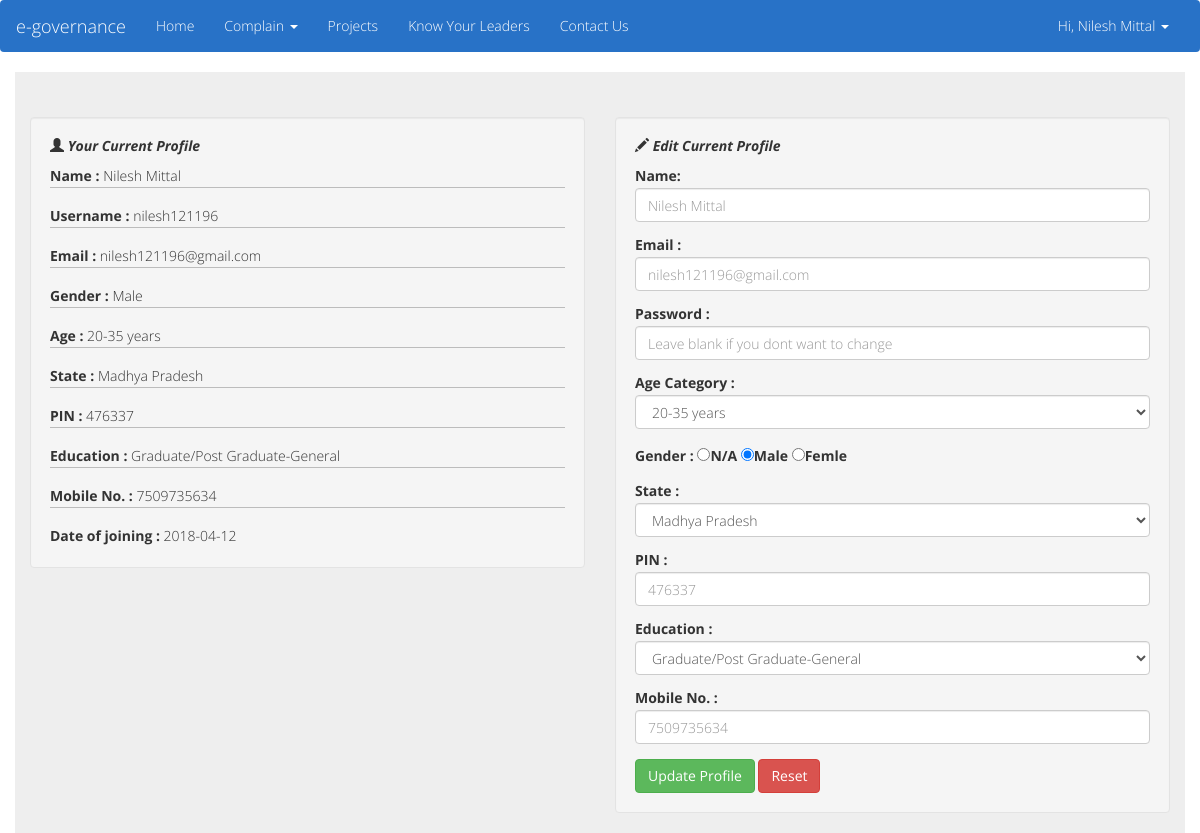
The app's page /profile.php (signed in) with its own data.
### tables this page shows
CREATE TABLE `users` (
  `uid` int(11) NOT NULL,
  `username` varchar(40) NOT NULL,
  `email` varchar(40) NOT NULL,
  `password` varchar(40) NOT NULL,
  `name` varchar(40) NOT NULL,
  `state` varchar(40) NOT NULL,
  `pin` int(10) NOT NULL,
  `age` varchar(50) NOT NULL,
  `gender` varchar(10) NOT NULL,
  `education` varchar(50) NOT NULL,
  `mobile_no` bigint(10) NOT NULL,
  `date` date NOT NULL
);

### profile.php (the view, shortened to what this page needs)
<?php
if(!isset($_SESSION['useremail'])){
	echo "<div align='center' style='font-family : calibri; color:white; background:#D20D0D; padding:15px;'>Access Denied ! </div>";
	exit();
}else{
if(isset($_SESSION['useremail'])||isset($_COOKIE['egov'])){
$email = $_SESSION['useremail'];
include('includes/conn.php');
$query = "SELECT * FROM users WHERE email ='".$email."'";
$rec = mysqli_query($conn,$query);
while($row = mysqli_fetch_assoc($rec))
{
	$username = $row['username'];
	$email = $row['email'];
	$state = $row['state'];
	$pin = $row['pin'];
	$age= $row['age'];
	$sex = $row['gender'];
	$edu = $row['education'];
	$mobile= $row['mobile_no'];
	$date = $row['date'];
}
}
}
?>
<!DOCTYPE html>
<html>
<head>
	<link rel="stylesheet" href="https://maxcdn.bootstrapcdn.com/bootstrap/3.3.7/css/bootstrap.min.css">
	<link rel="stylesheet" href="https://cdnjs.cloudflare.com/ajax/libs/font-awesome/4.7.0/css/font-awesome.min.css">
	<link type="text/css" rel="stylesheet" href="css/mystyle.css" />
</head>
<body>
		<?php
		include('includes/conn.php');
		@$eml = $_SESSION['useremail'];
		$qry = "SELECT * FROM users where email = '$eml'";
		$h = mysqli_query($conn, $qry);
		while($row = mysqli_fetch_assoc($h))
		{
			$username = $row['username'];
			$email = $row['email'];
			$name=$row['name'];
			$state = $row['state'];
			$pin = $row['pin'];
			$age= $row['age'];
			$sex = $row['gender'];
			$edu = $row['education'];
			$mobile= $row['mobile_no'];
			$date = $row['date'];
		}
?>
<div class="navbar">
		<div class="container-fluid">
			<div class="navbar-header">
				<a href="#" class="navbar-brand">e-governance</a>
			</div>
			<div class="collapse navbar-collapse" id="myNavbar">
			<ul class="nav navbar-nav">
				<li><a href="index.php">Home</a></li>
				<li class="dropdown"><a href="#" class="dropdown-toggle" data-toggle="dropdown">Complain <span class="caret"></span></a>
				</li>
				<li><a href="projects.php">Projects</a></li>
				<li><a href="know_your_leaders.php">Know Your Leaders</a></li>
				<li><a href="contact_us.php">Contact Us</a></li>
			</ul>
			<ul class="nav navbar-nav navbar-right">
				<li class="dropdown"><a href="#" class="dropdown-toggle" data-toggle="dropdown">Hi, <?php echo $name; ?> <span class="caret"></span></a>
				</li>
			</ul>
		</div>
		</div>
	</div>
	<div class="container" style="background-color: #EEEEEE;">
		<br><br><br>
		<div class="row">
			<div class="col-md-6">
				<div class="well">
					<b><i><span class="glyphicon glyphicon-user"></span> Your Current Profile</i></b>
					<br /><br />
					<label>Name : </label> <?php echo $name;?><hr style="border-color:#BCBCBC; margin-top:-0.2%;">
					<label>Username : </label> <?php echo $username;?><hr style="border-color:#BCBCBC; margin-top:-0.2%;">
					<label>Email : </label> <?php echo $email;?><hr style="border-color:#BCBCBC; margin-top:-0.2%;">
					<label>Gender : </label> <?php echo $sex;?><hr style="border-color:#BCBCBC; margin-top:-0.2%;">
					<label>Age : </label> <?php echo $age;?><hr style="border-color:#BCBCBC; margin-top:-0.2%;">
					<label>State : </label> <?php echo $state;?><br><hr style="border-color:#BCBCBC; margin-top:-0.2%;">
					<label>PIN : </label> <?php echo $pin;?><hr style="border-color:#BCBCBC; margin-top:-0.2%;">
					<label>Education : </label> <?php echo $edu;?><hr style="border-color:#BCBCBC; margin-top:-0.2%;">
					<label>Mobile No. : </label> <?php echo $mobile;?><hr style="border-color:#BCBCBC; margin-top:-0.2%;">
					<label>Date of joining : </label> <?php echo $date;?>
				</div>
			</div>
			<div class="col-md-6" >
			<div class="well">
				<b><i><span class="glyphicon glyphicon-pencil"></span> Edit Current Profile</i></b>
			<br /><br />
				<form action="" method="POST">
					<label>Name: </label><input type="text" class="form-control" onkeyup="letters(this)" name="newname" placeholder="<?php echo $name;?>"/><br>
					<label>Email : </label><input type="text" class="form-control" name="newemail" placeholder="<?php echo $email;?>"/><br>
					<label>Password : </label><input type="password" class="form-control" name="newpass" placeholder="Leave blank if you dont want to change" /><br>
					<label>Age Category : </label><select name="newage" class="form-control">
						<option value="20-35 years"<?=$age == '20-35 years' ? ' selected="selected"' : '';?>>20-35 years</option>
					</select><br>
					<label>Gender : </label>
						<label><input type="radio" name="newgender" value="N/A" <?php echo ($sex=='N/A')?'checked':'' ?>>N/A</label>
						<label><input type="radio" name="newgender" value="Male" <?php echo ($sex=='Male')?'checked':'' ?>>Male</label>
						<label><input type="radio" name="newgender" value="Female" <?php echo ($sex=='Female')?'checked':'' ?>>Femle</label>
						<br><br>
					<label>State : </label>
					<select name="newstate" class="form-control">
						<option value="Madhya Pradesh" <?=$state == 'Madhya Pradesh' ? ' selected="selected"' : '';?>>Madhya Pradesh</option>
						</select><br>
						<label>PIN : </label><input type="text" class="form-control" name="newpin" placeholder="<?php echo $pin;?>"/><br>
						<label>Education : </label>
						<select name="neweducation" class="form-control">
						<option value="Graduate/Post Graduate-General" <?=$edu == 'Graduate/Post Graduate-General' ? ' selected="selected"' : '';?>>Graduate/Post Graduate-General</option>
					</select><br>
						<label>Mobile No. : </label><input type="text" class="form-control" name="newmob" placeholder="<?php echo $mobile;?>"/><br>
						<button type="submit" name="btn_edit" class="btn btn-success">Update Profile</button>
						<button type="reset" name="reset" class="btn btn-danger">Reset</button>
				</form>
			</div>
		</div>
		</div>
	</div>
	</body>
</html>

### css/mystyle.css (style rules this page uses)
body { font-family: "Open Sans"; font-size: 14px; font-weight: 200; line-height: 15px; }
.navbar { background-color: #2872C7; }
.navbar li a, .navbar .navbar-brand { color: #fff; }

### profile.php (style rules this page uses)
body { font-size: 14px; }

### records on screen
users: name "Nilesh Mittal", username "nilesh121196", email "nilesh121196@gmail.com", gender "Male", age "20-35 years", state "Madhya Pradesh", pin "476337", education "Graduate/Post Graduate-General", mobile_no "7509735634", date "2018-04-12", newname "Nilesh Mittal", newemail "nilesh121196@gmail.com", newage "20-35 years", gender "☐ N/A", gender "☑ Male", gender "☐ Femle", newstate "Madhya Pradesh", newpin "476337", neweducation "Graduate/Post Graduate-General", newmob "7509735634"
